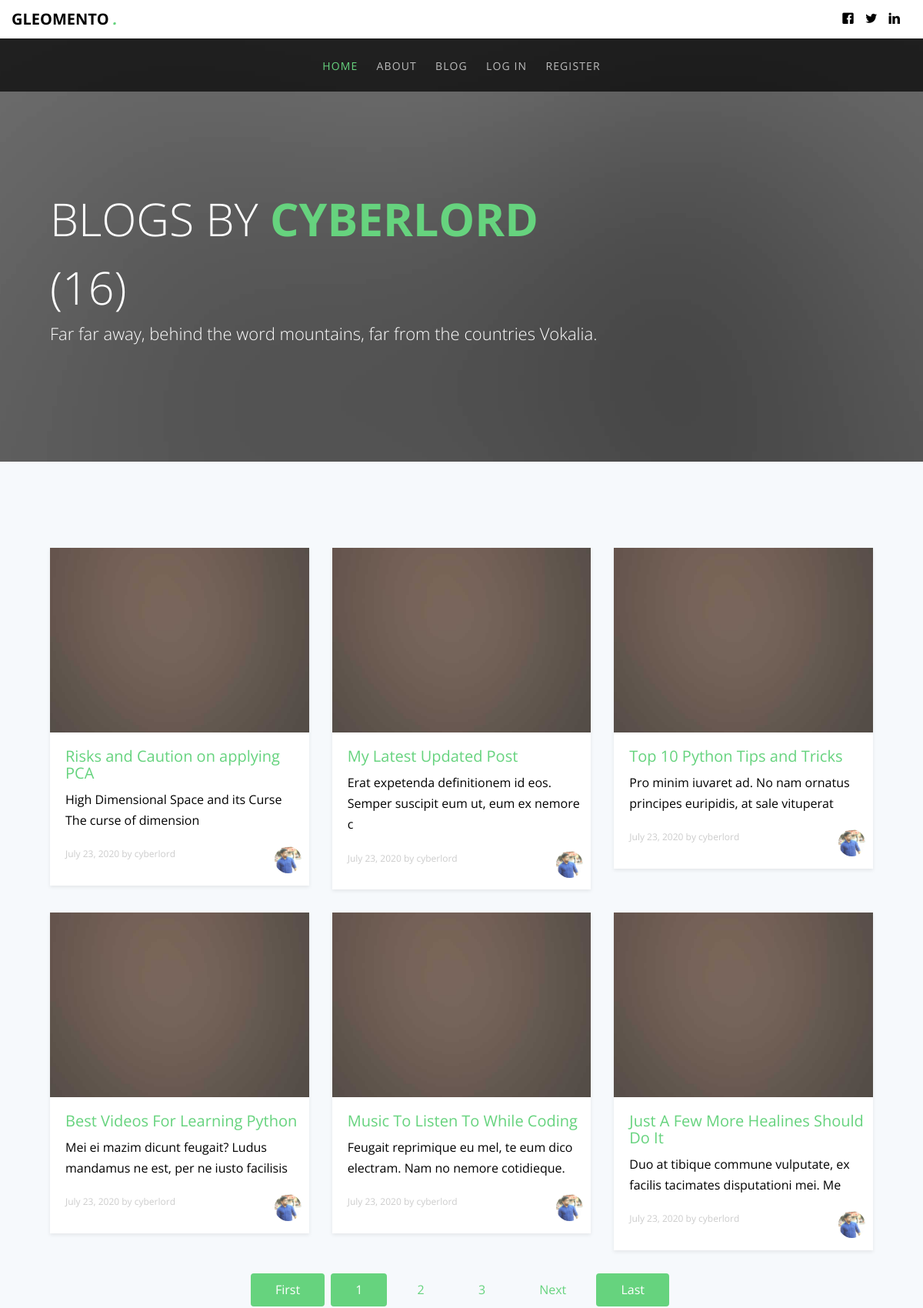
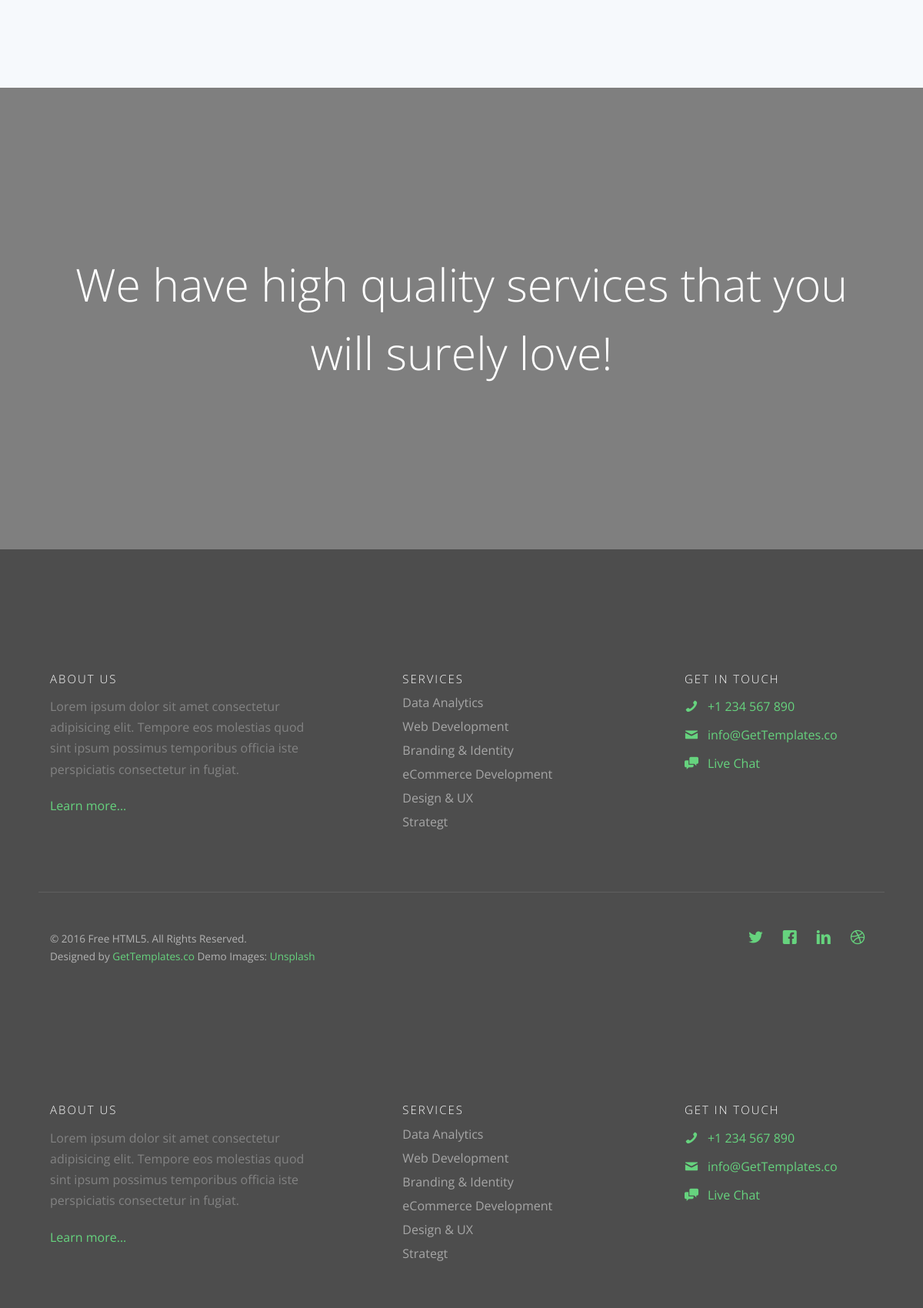
The app's page /blog/user/cyberlord (upper part) with its own data (2 pictures, top to bottom).
### blog/models.py (models this page shows, shortened)
class Post(models.Model):
    title = models.CharField(max_length=100)
    content = models.TextField()
    summary = models.CharField(max_length=100)
    date_posted = models.DateTimeField(default=timezone.now)
    author = models.ForeignKey(User, on_delete=models.CASCADE)

### users/models.py (models this page shows, shortened)
class Profile(models.Model):
    user = models.OneToOneField(User, on_delete=models.CASCADE)
    profile_image = models.ImageField(default='default_dp.png', upload_to='profile_pics')
    bg_image = models.ImageField(default='default_bg.jpg', upload_to='background_pics')

### blog/views.py (the view)
# urls.py: path('blog/user/<str:username>', UserPostListView.as_view(), name='user-posts'),
class UserPostListView(ListView):
    model = Post
    template_name = 'blog/user_posts.html'
    context_object_name = 'posts'
    paginate_by = 6
    def get_queryset(self):
        user = get_object_or_404(User, username=self.kwargs.get('username'))
        return Post.objects.filter(author=user).order_by('-date_posted')

### blog/templates/blog/user_posts.html (shortened to what this page needs)
{% extends 'blog/base.html' %}
{% load static %}
{% block content %}
<header id="gtco-header" class="gtco-cover gtco-cover-sm" role="banner" style="background-image: url({% static 'blog/images/img_bg_4.jpg' %})" data-stellar-background-ratio="0.5">
		<div class="overlay"></div>
		<div class="gtco-container">
			<div class="row row-mt-15em" style="margin-top: 8em!important;">
				<div class="col-md-7 mt-text text-left animate-box" data-animate-effect="fadeInUp">
					<h1>Blogs by <strong> {{ view.kwargs.username }}</strong> ({{ page_obj.paginator.count }})</h1>
					<h2>Far far away, behind the word mountains, far from the countries Vokalia.</h2>
				</div>
			</div>
		</div>
	</header>
	<div class="gtco-section gtco-gray-bg">
		<div class="gtco-container">
			<div class="row">
				{% for post in posts %}
				<div class="col-lg-4 col-md-4 col-sm-6">
					<a href="{% url 'post-detail' post.id %}" class="gtco-card-item">
						<figure>
							<img src="{% static 'blog/images/img_1.jpg' %}" alt="Image" class="img-responsive">
						</figure>
						<div class="gtco-text text-left">
								<h2>{{ post.title }}</h2>
								<p>{{ post.summary }}</p>
								<p class="gtco-category">{{ post.date_posted|date:"F d, Y" }} by {{ post.author }}
								<img class="rounded-circle"
								style ="border-radius: 20px!important; height: 35px!important; width: 35px!important; float: right;"
								 src="{{ post.author.profile.profile_image.url}}">
								</p>
						</div>
					</a>
				</div>
				{% endfor %}
				<div style="text-align:center;">
				{% if is_paginated %}
				<a class="btn btn-info md-4" style="background-color:#66d37e; border-color:#66d37e;" href="?page=1">First</a>
					{% for num in page_obj.paginator.page_range %}
						{% if page_obj.number == num %}
							<a class="btn btn-info md-4" style="background-color:#66d37e; border-color:#66d37e;" href="?page={{ num }}">{{ num }}</a>
						{% else %}
							<a class="btn btn-outline-info md-4" href="?page={{ num }}">{{ num }}</a>
						{% endif %}
					{% endfor %}
					{% if page_obj.has_next %}
						<a class="btn btn-outline-info md-4" href="?page={{ page_obj.next_page_number }}">Next</a>
					{% endif %}
						<a class="btn btn-info md-4" style="background-color:#66d37e; border-color:#66d37e;" href="?page={{ page_obj.paginator.num_pages }}">Last</a>
				{% endif %}
				</div>
			</div>
		</div>
	</div>
	<div class="gtco-cover gtco-cover-sm" style="background-image: url({% static 'blog/images/img_bg_1.jpg' %})"  data-stellar-background-ratio="0.5">
		<div class="overlay"></div>
		<div class="gtco-container text-center">
			<div class="display-t">
				<div class="display-tc">
					<h1>We have high quality services that you will surely love!</h1>
				</div>
			</div>
		</div>
	</div>
	<footer id="gtco-footer" role="contentinfo">
		<div class="gtco-container">
			<div class="row row-p	b-md">
				<div class="col-md-4">
					<div class="gtco-widget">
						<h3>About Us</h3>
						<p>Lorem ipsum dolor sit amet consectetur adipisicing elit. Tempore eos molestias quod sint ipsum possimus temporibus officia iste perspiciatis consectetur in fugiat.</p>
						<p><a href="#">Learn more...</a></p>
					</div>
				</div>
				<div class="col-md-4 col-md-push-1">
					<div class="gtco-widget">
						<h3>Services</h3>
						<ul class="gtco-footer-links">
							<li><a href="#">Data Analytics</a></li>
							<li><a href="#">Web Development</a></li>
							<li><a href="#">Branding &amp; Identity</a></li>
							<li><a href="#">eCommerce Development</a></li>
							<li><a href="#">Design &amp; UX</a></li>
							<li><a href="#">Strategt</a></li>
						</ul>
					</div>
				</div>
				<div class="col-md-3 col-md-push-1">
					<div class="gtco-widget">
						<h3>Get In Touch</h3>
						<ul class="gtco-quick-contact">
							<li><a href="#"><i class="icon-phone"></i> +1 234 567 890</a></li>
							<li><a href="#"><i class="icon-mail2"></i> info@GetTemplates.co</a></li>
							<li><a href="#"><i class="icon-chat"></i> Live Chat</a></li>
						</ul>
					</div>
				</div>
			</div>
			<div class="row copyright">
				<div class="col-md-12">
					<p class="pull-left">
						<small class="block">&copy; 2016 Free HTML5. All Rights Reserved.</small>
						<small class="block">Designed by <a href="http://GetTemplates.co/" target="_blank">GetTemplates.co</a> Demo Images: <a href="http://unsplash.com/" target="_blank">Unsplash</a></small>
					</p>
					<p class="pull-right">
						<ul class="gtco-social-icons pull-right">
							<li><a href="#"><i class="icon-twitter"></i></a></li>
							<li><a href="#"><i class="icon-facebook"></i></a></li>
							<li><a href="#"><i class="icon-linkedin"></i></a></li>
							<li><a href="#"><i class="icon-dribbble"></i></a></li>
						</ul>
					</p>
				</div>
			</div>
		</div>
{% endblock content %}

### blog/static/blog/css/icomoon.css (style rules this page uses)
[class^="icon-"], [class*=" icon-"] { font-family: 'icomoon' !important; speak: none; font-style: normal; font-weight: normal; font-variant: normal; text-transform: none; line-height: 1; -webkit-font-smoothing: antialiased; -moz-osx-font-smoothing: grayscale; }
.icon-chat:before { content: "\e97c"; }
.icon-mail2:before { content: "\e9da"; }
.icon-phone:before { content: "\e9f4"; }
.icon-dribbble:before { content: "\ea65"; }
.icon-facebook:before { content: "\ea67"; }
.icon-linkedin:before { content: "\ea73"; }
.icon-twitter:before { content: "\ea7c"; }

### records on screen
Post: title "Risks and Caution on applying PCA", summary "High Dimensional Space and its Curse The curse of dimension", date_posted "July 23, 2020", author "cyberlord", author.profile.profile_image (picture)
Post: title "My Latest Updated Post", summary "Erat expetenda definitionem id eos. Semper suscipit eum ut, eum ex nemore c", date_posted "July 23, 2020", author "cyberlord", author.profile.profile_image (picture)
Post: title "Top 10 Python Tips and Tricks", summary "Pro minim iuvaret ad. No nam ornatus principes euripidis, at sale vituperat", date_posted "July 23, 2020", author "cyberlord", author.profile.profile_image (picture)
Post: title "Best Videos For Learning Python", summary "Mei ei mazim dicunt feugait? Ludus mandamus ne est, per ne iusto facilisis", date_posted "July 23, 2020", author "cyberlord", author.profile.profile_image (picture)
Post: title "Music To Listen To While Coding", summary "Feugait reprimique eu mel, te eum dico electram. Nam no nemore cotidieque.", date_posted "July 23, 2020", author "cyberlord", author.profile.profile_image (picture)
Post: title "Just A Few More Healines Should Do It", summary "Duo at tibique commune vulputate, ex facilis tacimates disputationi mei. Me", date_posted "July 23, 2020", author "cyberlord", author.profile.profile_image (picture)

### other values on screen
{{ view.kwargs.username }} "CYBERLORD"
{{ page_obj.paginator.count }} "16"
{{ num }} "1"
{{ num }} "2" "3"
